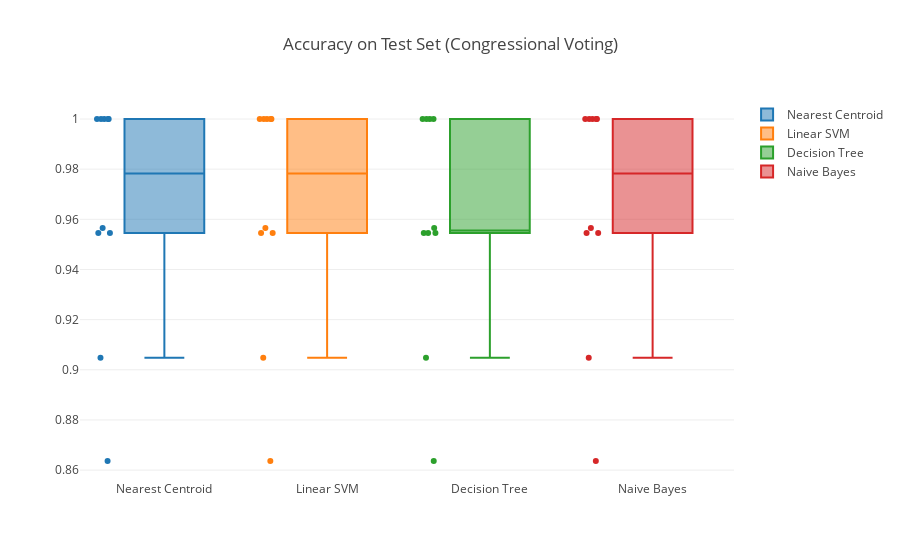

Source (notebook cell):
### Code cell
import plotly.io as pio
traces = []
for clf_name in names:
    traces.append(go.Box(
        y=cl_scores[clf_name]['test_acc'],
        boxpoints='all',
        name=clf_name
    ))
    
layout = go.Layout(title="Accuracy on Test Set (Congressional Voting)")
fig=go.Figure(data=traces, layout=layout)
py.iplot(fig)
pio.write_image(fig, 'boxplots_congress.pdf')

### Figure 1 — Plotly figure (JSON) as saved in the notebook; plotly's stock layout.template omitted (floating-point values rounded to 4 significant figures)
{"data": [{"boxpoints": "all", "name": "Nearest Centroid", "type": "box", "uid": "0b39c357-041d-40ca-a1b3-13b59931682c", "y": [0.9565, 0.9545, 0.8636, 1, 1, 0.9545, 1, 0.9048, 1, 1]}, {"boxpoints": "all", "name": "Linear SVM", "type": "box", "uid": "0c4d1ea5-ea47-4b0a-9781-e05a6c4f491b", "y": [0.9565, 0.9545, 0.8636, 1, 1, 0.9545, 1, 0.9048, 1, 1]}, {"boxpoints": "all", "name": "Decision Tree", "type": "box", "uid": "c9acb33c-f5c7-4a15-903a-d7ee115c061b", "y": [0.9565, 0.9545, 0.8636, 0.9545, 1, 0.9545, 1, 0.9048, 1, 1]}, {"boxpoints": "all", "name": "Naive Bayes", "type": "box", "uid": "70c8dbdb-ecb0-46c8-8cec-11221b80e94e", "y": [0.9565, 0.9545, 0.8636, 1, 1, 0.9545, 1, 0.9048, 1, 1]}], "layout": {"title": "Accuracy on Test Set (Congressional Voting)"}}
